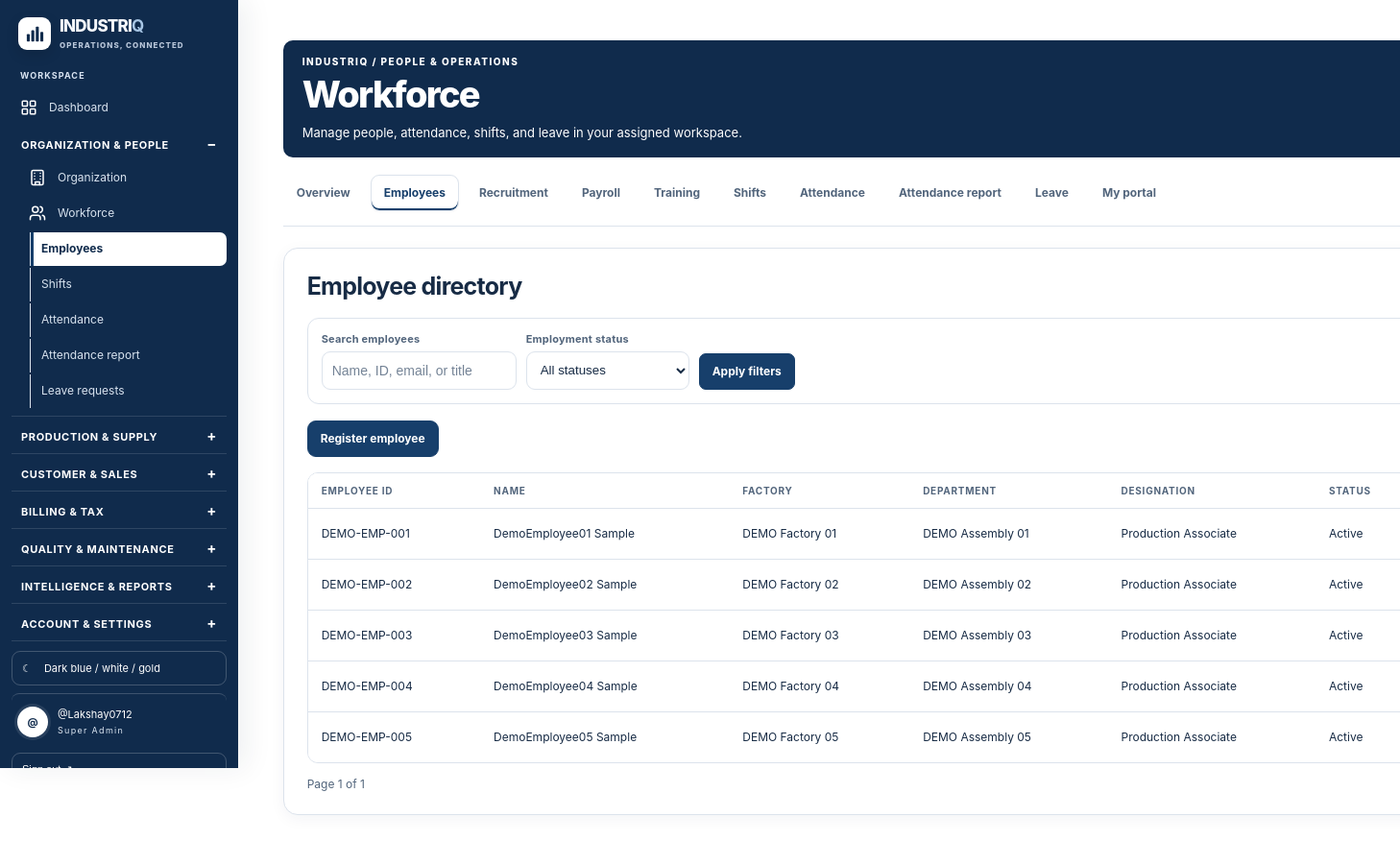
/workforce/employees/ (signed in), run on the app's committed database.
### apps/accounts/models.py (models this page shows, shortened)
class UserProfile(models.Model):
    class Role(models.TextChoices):
        SUPER_ADMIN = "super_admin", "Super Admin"
        COMPANY_ADMIN = "company_admin", "Company Admin"
        FACTORY_MANAGER = "factory_manager", "Factory Manager"
        DEPARTMENT_MANAGER = "department_manager", "Department Manager"
        EMPLOYEE = "employee", "Employee"
    user = models.OneToOneField(
        settings.AUTH_USER_MODEL,
        on_delete=models.CASCADE,
        related_name="profile"
    )
    role = models.CharField(
        max_length=30,
        choices=Role.choices,
        default=Role.EMPLOYEE
    )
    factory_name = models.CharField(max_length=150, blank=True)
    department_name = models.CharField(max_length=150, blank=True)
    phone = models.CharField(max_length=30, blank=True)
    job_title = models.CharField(max_length=120, blank=True)
    date_of_birth = models.DateField(null=True, blank=True)
    address = models.TextField(blank=True)
    bio = models.TextField(blank=True)
    emergency_contact_name = models.CharField(max_length=150, blank=True)
    emergency_contact_phone = models.CharField(max_length=30, blank=True)
    factory = models.ForeignKey(
        "organization.Factory", null=True, blank=True, on_delete=models.SET_NULL,
        related_name="user_profiles"
    )
    department = models.ForeignKey(
        "organization.Department", null=True, blank=True, on_delete=models.SET_NULL,
        related_name="user_profiles"
    )
    company = models.ForeignKey(
        "organization.Company", null=True, blank=True, on_delete=models.SET_NULL,
        related_name="user_profiles"
    )
    created_at = models.DateTimeField(auto_now_add=True)
    updated_at = models.DateTimeField(auto_now=True)

### apps/workforce/models.py (models this page shows, shortened)
class Employee(models.Model):
    class EmploymentStatus(models.TextChoices):
        ACTIVE = "active", "Active"
        INACTIVE = "inactive", "Inactive"
        ON_LEAVE = "on_leave", "On Leave"
        RESIGNED = "resigned", "Resigned"
    employee_id = models.CharField(max_length=30, unique=True)
    user = models.OneToOneField(settings.AUTH_USER_MODEL, on_delete=models.SET_NULL, null=True, blank=True, related_name="employee_record")
    first_name = models.CharField(max_length=100)
    last_name = models.CharField(max_length=100, blank=True)
    email = models.EmailField(blank=True)
    phone = models.CharField(max_length=20, blank=True)
    factory = models.ForeignKey("organization.Factory", on_delete=models.PROTECT, related_name="employees")
    department = models.ForeignKey("organization.Department", on_delete=models.PROTECT, related_name="employees")
    designation = models.CharField(max_length=120)
    joining_date = models.DateField()
    reporting_manager = models.ForeignKey("self", on_delete=models.SET_NULL, null=True, blank=True, related_name="team_members")
    employment_status = models.CharField(max_length=20, choices=EmploymentStatus.choices, default=EmploymentStatus.ACTIVE)
    created_at = models.DateTimeField(auto_now_add=True)
    class Meta:
        ordering = ["employee_id"]

### apps/organization/models.py (models this page shows, shortened)
class Factory(models.Model):
    company = models.ForeignKey(
        Company,
        on_delete=models.CASCADE,
        related_name="factories"
    )
    name = models.CharField(max_length=200)
    factory_code = models.CharField(max_length=50)
    address = models.TextField(blank=True)
    city = models.CharField(max_length=100, blank=True)
    state = models.CharField(max_length=100, blank=True)
    gstin = models.CharField(max_length=15, blank=True, validators=[validate_gstin])
    state_code = models.CharField(max_length=2, blank=True, validators=[validate_state_code])
    manager_name = models.CharField(max_length=150, blank=True)
    production_capacity = models.DecimalField(
        max_digits=14,
        decimal_places=2,
        default=0
    )
    is_active = models.BooleanField(default=True)
    created_at = models.DateTimeField(auto_now_add=True)
    class Meta:
        ordering = ["name"]
        constraints = [
            models.UniqueConstraint(
                fields=["company", "factory_code"],
                name="unique_factory_code_per_company"
            )
        ]

class Department(models.Model):
    factory = models.ForeignKey(
        Factory,
        on_delete=models.CASCADE,
        related_name="departments"
    )
    name = models.CharField(max_length=150)
    department_code = models.CharField(max_length=50)
    description = models.TextField(blank=True)
    manager_name = models.CharField(max_length=150, blank=True)
    is_active = models.BooleanField(default=True)
    created_at = models.DateTimeField(auto_now_add=True)
    class Meta:
        ordering = ["name"]
        constraints = [
            models.UniqueConstraint(
                fields=["factory", "department_code"],
                name="unique_department_code_per_factory"
            )
        ]

### apps/workforce/views.py (the view)
# urls.py: path("employees/", views.employee_directory, name="employee_list"),
@login_required
def employee_directory(request):
    profile, companies, factories, departments, employees, shifts = scope(request.user)
    query = request.GET.get("q", "").strip()
    if query: employees = employees.filter(Q(employee_id__icontains=query) | Q(first_name__icontains=query) | Q(last_name__icontains=query) | Q(email__icontains=query) | Q(designation__icontains=query))
    status = request.GET.get("status", "")
    if status in Employee.EmploymentStatus.values: employees = employees.filter(employment_status=status)
    return page(request, "workforce/employee_list.html", {"page_obj": Paginator(employees, 20).get_page(request.GET.get("page")), "query": query, "status": status, "can_manage": manager_required(profile)})

### apps/accounts/context_processors.py (called while the page is built)
def notification_count(request):
    if not request.user.is_authenticated:
        return {"unread_notification_count": 0}
    try:
        return {"unread_notification_count": request.user.notifications.filter(is_read=False).count()}
    except Exception:
        return {"unread_notification_count": 0}

### apps/workforce/views.py (called while the page is built)
def manager_required(profile):
    return profile.role in MANAGER_ROLES

def page(request, template, context):
    return render(request, template, context)

### templates/workforce/employee_list.html (shortened to what this page needs)
{% extends "workforce/base.html" %}
{% block content %}
<section class="panel">
  <h1>Employee directory</h1>
  <form method="get" aria-label="Filter employees">
    <label for="employee-search">Search employees
      <input id="employee-search" name="q" value="{{ query }}" placeholder="Name, ID, email, or title">
    </label>
    <label for="employee-status">Employment status
      <select id="employee-status" name="status">
        <option value="">All statuses</option>
      </select>
    </label>
    <button class="button" type="submit">Apply filters</button>
  </form>
  {% if can_manage %}<div class="workforce-actions"><a class="button" href="{% url 'workforce:employee_create' %}">Register employee</a></div>{% endif %}
  <div class="workforce-table-wrap">
    <table>
      <thead><tr><th>Employee ID</th><th>Name</th><th>Factory</th><th>Department</th><th>Designation</th><th>Status</th><th>Profile</th></tr></thead>
      <tbody>
      {% for employee in page_obj %}
        <tr><td>{{ employee.employee_id }}</td><td>{{ employee.first_name }} {{ employee.last_name }}</td><td>{{ employee.factory.name }}</td><td>{{ employee.department.name }}</td><td>{{ employee.designation }}</td><td>{{ employee.get_employment_status_display }}</td></tr>
      {% empty %}
        <tr><td colspan="7">No employees found.</td></tr>
      {% endfor %}
      </tbody>
    </table>
  </div>
  <nav class="workforce-pagination" aria-label="Employee pages">
    <span>Page {{ page_obj.number }} of {{ page_obj.paginator.num_pages }}</span>
  </nav>
</section>
{% endblock %}

### templates/partials/app_sidebar.html (shortened to what this page needs)
<aside class="app-sidebar">
  <a class="sidebar-brand" href="{% url 'core:executive_dashboard' %}">
    <span class="sidebar-mark" aria-hidden="true">
    </span>
    <span class="sidebar-wordmark">INDUSTRI<strong>Q</strong><small>OPERATIONS, CONNECTED</small></span>
  </a>
  <nav class="sidebar-nav" aria-label="Main navigation">
    <div class="sidebar-label">WORKSPACE</div>
    <a href="{% url 'core:executive_dashboard' %}" class="{% if request.resolver_match.app_name == 'core' or request.resolver_match.url_name == 'dashboard' %}active{% endif %}">
      <span>
      </span>
      Dashboard
    </a>
    <details class="sidebar-group" open><summary>Organization &amp; people</summary><div class="sidebar-group-items">
    <a href="{% url 'organization:overview' %}" class="{% if request.resolver_match.app_name == 'organization' %}active{% endif %}">
      <span>
      </span>
      Organization
    </a>
    <a href="{% url 'workforce:home' %}" class="{% if request.resolver_match.app_name == 'workforce' and request.resolver_match.url_name == 'home' %}active{% endif %}">
      <span>
      </span>
      Workforce
    </a>
    <a href="{% url 'workforce:employee_list' %}" class="{% if request.resolver_match.url_name == 'employee_list' or request.resolver_match.url_name == 'employee_detail' or request.resolver_match.url_name == 'employee_create' or request.resolver_match.url_name == 'employee_edit' or request.resolver_match.url_name == 'performance_create' %}active{% endif %}">Employees</a>
    <a href="{% url 'workforce:shift_list' %}" class="">Shifts</a>
    <a href="{% url 'workforce:attendance_list' %}" class="">Attendance</a>
    <a href="{% url 'workforce:attendance_report' %}" class="{% if request.resolver_match.url_name == 'attendance_report' %}active{% endif %}">Attendance report</a>
    <a href="{% url 'workforce:leave_list' %}" class="{% if request.resolver_match.url_name == 'leave_list' or request.resolver_match.url_name == 'leave_review' %}active{% endif %}">Leave requests</a>
    </div></details><details class="sidebar-group"><summary>Production &amp; supply</summary></details><details class="sidebar-group"><summary>Customer &amp; sales</summary></details><details class="sidebar-group"><summary>Billing &amp; tax</summary></details><details class="sidebar-group"><summary>Quality &amp; maintenance</summary></details><details class="sidebar-group"><summary>Intelligence &amp; reports</summary></details><details class="sidebar-group"><summary>Account &amp; settings</summary></details>
  </nav>
  <div class="sidebar-bottom">
    <div class="theme-toggle" aria-label="Active color theme">
      <span class="theme-icon" id="theme-icon">&#9790;</span>
      <span id="theme-label">Dark blue / white / gold</span>
    </div>
    <a class="sidebar-user sidebar-profile-link" href="{% url 'profile' %}" aria-label="Open profile settings">
      <span class="user-dot">{{ request.user.username|first|upper }}</span>
      <span>{{ request.user.get_full_name|default:request.user.username }}<small>{{ request.user.profile.get_role_display }}</small></span>
    </a>
    <form method="post" action="{% url 'logout' %}">
      <button class="sidebar-logout" type="submit">Sign out &#8599;</button>
    </form>
  </div>
</aside>

### templates/workforce/base.html (style rules this page uses)
.workforce-shell .panel,.workforce-shell .metric { min-width:0;padding:clamp(16px,2vw,24px);margin:0 0 16px;border:1px solid var(--line);border-radius:15px;background:var(--surface);box-shadow:var(--shadow) }
.workforce-shell .panel>h1 { margin:0 0 18px;font-size:clamp(20px,2.1vw,25px);font-weight:740;letter-spacing:-.03em }
.workforce-shell .panel>form[method=get] { display:flex;align-items:end;gap:10px;flex-wrap:wrap;padding:14px;margin:0 0 17px;border:1px solid var(--line);border-radius:12px;background:var(--surface-2) }
.workforce-shell .panel>form[method=get] label { display:grid;gap:6px;margin:0;color:var(--muted);font-size:11px;font-weight:700 }
.workforce-shell .panel>form[method=get] input,.workforce-shell .panel>form[method=get] select { width:auto;min-width:170px;min-height:40px;padding:8px 10px;border:1px solid var(--line);border-radius:9px;background:var(--surface);color:var(--text) }
.workforce-table-wrap { width:100%;max-width:100%;overflow-x:auto;border:1px solid var(--line);border-radius:11px;background:var(--surface);overscroll-behavior-x:contain }
.workforce-shell table { width:100%;min-width:680px;border-collapse:separate;border-spacing:0;background:var(--surface) }
.workforce-shell table th,.workforce-shell table td { padding:12px 14px;text-align:left;vertical-align:middle;border-bottom:1px solid var(--line);white-space:nowrap }
.workforce-shell table th { position:sticky;top:0;background:var(--surface-2);color:var(--muted);font-size:10px;font-weight:750;letter-spacing:.07em;text-transform:uppercase }
.workforce-shell table td { color:var(--text);font-size:12px }
.workforce-shell table tr:last-child td { border-bottom:0 }
.workforce-shell .button,.workforce-shell button { display:inline-flex;align-items:center;justify-content:center;min-height:38px;padding:9px 13px;border:1px solid var(--accent);border-radius:9px;background:var(--accent);color:var(--accent-ink);font-size:12px;font-weight:700;text-decoration:none;cursor:pointer }
.workforce-actions { display:flex;align-items:center;gap:9px;flex-wrap:wrap;margin:0 0 16px }
.workforce-pagination { display:flex;align-items:center;justify-content:space-between;gap:12px;margin-top:14px;color:var(--muted);font-size:12px }

### data on the page
Employee: employee_id "DEMO-EMP-001", first_name "DemoEmployee01", last_name "Sample", factory.name "DEMO Factory 01", department.name "DEMO Assembly 01", designation "Production Associate", employment_status "Active"
Employee: employee_id "DEMO-EMP-002", first_name "DemoEmployee02", last_name "Sample", factory.name "DEMO Factory 02", department.name "DEMO Assembly 02", designation "Production Associate", employment_status "Active"
Employee: employee_id "DEMO-EMP-003", first_name "DemoEmployee03", last_name "Sample", factory.name "DEMO Factory 03", department.name "DEMO Assembly 03", designation "Production Associate", employment_status "Active"
Employee: employee_id "DEMO-EMP-004", first_name "DemoEmployee04", last_name "Sample", factory.name "DEMO Factory 04", department.name "DEMO Assembly 04", designation "Production Associate", employment_status "Active"
Employee: employee_id "DEMO-EMP-005", first_name "DemoEmployee05", last_name "Sample", factory.name "DEMO Factory 05", department.name "DEMO Assembly 05", designation "Production Associate", employment_status "Active"

### other printed values
{{ request.user.username|first|upper }} "@"
{{ request.user.get_full_name|default:request.user.username }} "@Lakshay0712"
{{ request.user.profile.get_role_display }} "Super Admin"
{{ page_obj.number }} "1"
{{ page_obj.paginator.num_pages }} "1"
